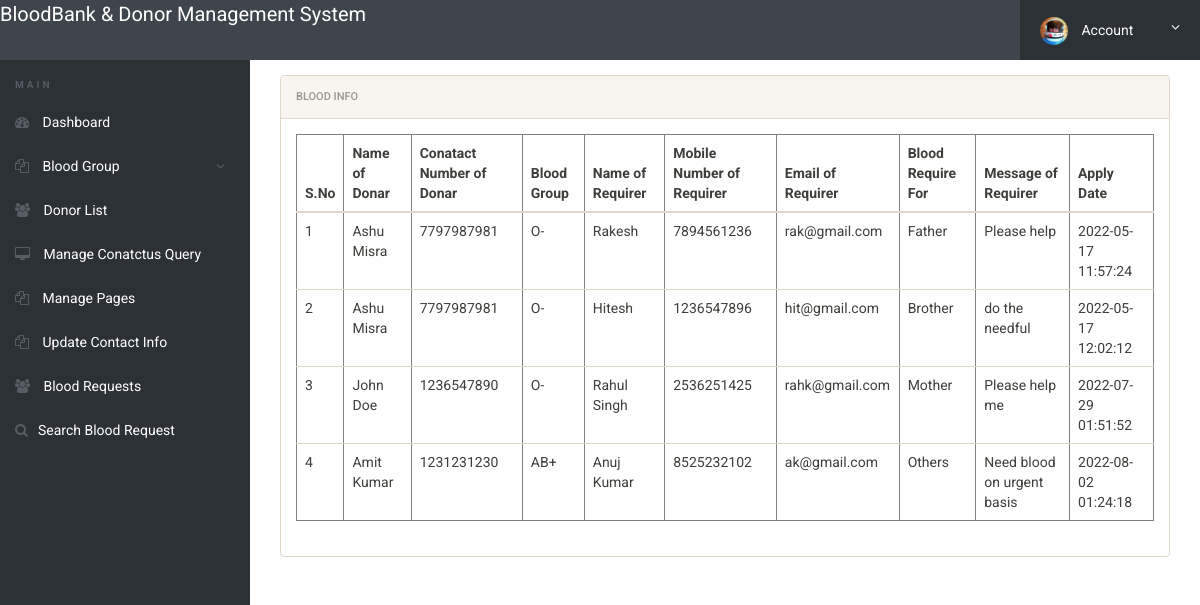
Screenshot of /bdmp/admin/blood-requests.php (signed in) with the database file from the repository.
### tables this page shows
CREATE TABLE `tblbloodrequirer` (
  `ID` int(10) NOT NULL,
  `BloodDonarID` int(10) DEFAULT NULL,
  `name` varchar(250) DEFAULT NULL,
  `EmailId` varchar(250) DEFAULT NULL,
  `ContactNumber` bigint(10) DEFAULT NULL,
  `BloodRequirefor` varchar(250) DEFAULT NULL,
  `Message` mediumtext DEFAULT NULL,
  `ApplyDate` timestamp NULL DEFAULT current_timestamp()
);

CREATE TABLE `tblblooddonars` (
  `id` int(11) NOT NULL,
  `FullName` varchar(100) DEFAULT NULL,
  `MobileNumber` char(11) DEFAULT NULL,
  `EmailId` varchar(100) DEFAULT NULL,
  `Gender` varchar(20) DEFAULT NULL,
  `Age` int(11) DEFAULT NULL,
  `BloodGroup` varchar(20) DEFAULT NULL,
  `Address` varchar(255) DEFAULT NULL,
  `Message` mediumtext DEFAULT NULL,
  `PostingDate` timestamp NOT NULL DEFAULT current_timestamp(),
  `status` int(1) DEFAULT NULL,
  `Password` varchar(250) DEFAULT NULL
);

### bdmp/admin/blood-requests.php (the view, shortened to what this page needs)
<?php
include('includes/config.php');
if(strlen($_SESSION['alogin'])==0)
	{
header('location:index.php');
}
else{
 ?>
<!doctype html>
<html lang="en" class="no-js">
<head>
	<link rel="stylesheet" href="css/font-awesome.min.css">
	<link rel="stylesheet" href="css/bootstrap.min.css">
	<link rel="stylesheet" href="css/dataTables.bootstrap.min.css">
	<link rel="stylesheet" href="css/bootstrap-social.css">
	<link rel="stylesheet" href="css/bootstrap-select.css">
	<link rel="stylesheet" href="css/fileinput.min.css">
	<link rel="stylesheet" href="css/awesome-bootstrap-checkbox.css">
	<link rel="stylesheet" href="css/style.css">
</head>
<body>
	<?php include('includes/header.php');?>
	<div class="ts-main-content">
		<?php include('includes/leftbar.php');?>
		<div class="content-wrapper">
			<div class="container-fluid">
					<div class="col-md-12">
						<div class="panel panel-default">
							<div class="panel-heading">Blood Info</div>
							<div class="panel-body">
								<table border="1" class="table table-responsive">
                                    <thead>
                                         <tr>
                                         	<th>S.No</th>
                                          <th>Name of Donar</th>
                                          <th>Conatact Number of Donar</th>
                                          <th>Blood Group</th>
                                            <th>Name of Requirer</th>
                                            <th>Mobile Number of Requirer</th>
                                            <th>Email of Requirer</th>
                                            <th>Blood Require For</th>
                                            <th>Message of Requirer</th>
                                            <th>Apply Date</th>
                                        </tr>
                                    </thead>
                                    <tbody>
                                        <tr><?php
$sql="SELECT tblbloodrequirer.BloodDonarID,tblbloodrequirer.name,tblbloodrequirer.EmailId,tblbloodrequirer.ContactNumber,tblbloodrequirer.BloodRequirefor,tblbloodrequirer.Message,tblbloodrequirer.ApplyDate,tblblooddonars.id as donid,tblblooddonars.FullName,tblblooddonars.MobileNumber,tblblooddonars.BloodGroup  from  tblbloodrequirer join tblblooddonars on tblblooddonars.id=tblbloodrequirer.BloodDonarID where tblblooddonars.FullName like '%$sdata%' || tblblooddonars.MobileNumber like '%$sdata%'";
$query = $dbh -> prepare($sql);
$query->execute();
$results=$query->fetchAll(PDO::FETCH_OBJ);
$cnt=1;
if($query->rowCount() > 0)
{
foreach($results as $row)
{               ?>
                                            <td><?php echo htmlentities($cnt);?></td>
                                            <td><?php  echo htmlentities($row->FullName);?></td>
                                            <td><?php  echo htmlentities($row->MobileNumber);?></td>
                                            <td><?php  echo htmlentities($row->BloodGroup);?></td>
                                        <td><?php  echo htmlentities($row->name);?></td>
                                             <td><?php  echo htmlentities($row->ContactNumber);?></td>
                                             <td><?php  echo htmlentities($row->EmailId);?></td>
                                          <td><?php  echo htmlentities($row->BloodRequirefor);?></td>
                 <td><?php  echo htmlentities($row->Message);?>
                  </td>
                                            <td>
                                              <?php  echo htmlentities($row->ApplyDate);?>
                                            </td>
                                        </tr>
                                    <?php $cnt=$cnt+1;}} else {?>
                                        <tr>
                                            <th colspan="8" style="color:red;"> No Record found</th>
                                        </tr>
                                    <?php } ?>
                                    </tbody>
                                </table>
							</div>
						</div>
					</div>
				</div>
			</div>
		</div>
</body>
</html>
<?php } ?>

### bdmp/admin/css/style.css (style rules this page uses)
html { font-size: 14px; }
@media only screen and (min-width: 480px) { html { font-size: 17px; } }
@media only screen and (min-width: 768px) { html { font-size: 14px; } }
body { font-size: 1em; }
.panel { overflow: hidden; }
.ts-main-content .content-wrapper { padding-top: 15px; margin-top: 60px; }
@media only screen and (min-width: 992px) { .ts-main-content .content-wrapper { margin-left: 250px; } }

### rows the page displays
tblbloodrequirer: BloodDonarID.FullName "Ashu Misra", BloodDonarID.MobileNumber "7797987981", BloodDonarID.BloodGroup "O-", name "Rakesh", ContactNumber "7894561236", EmailId "rak@gmail.com", BloodRequirefor "Father", Message "Please help", ApplyDate "2022-05-17 11:57:24"
tblbloodrequirer: BloodDonarID.FullName "Ashu Misra", BloodDonarID.MobileNumber "7797987981", BloodDonarID.BloodGroup "O-", name "Hitesh", ContactNumber "1236547896", EmailId "hit@gmail.com", BloodRequirefor "Brother", Message "do the needful", ApplyDate "2022-05-17 12:02:12"
tblbloodrequirer: BloodDonarID.FullName "John Doe", BloodDonarID.MobileNumber "1236547890", BloodDonarID.BloodGroup "O-", name "Rahul Singh", ContactNumber "2536251425", EmailId "rahk@gmail.com", BloodRequirefor "Mother", Message "Please help me", ApplyDate "2022-07-29 01:51:52"
tblbloodrequirer: BloodDonarID.FullName "Amit Kumar", BloodDonarID.MobileNumber "1231231230", BloodDonarID.BloodGroup "AB+", name "Anuj Kumar", ContactNumber "8525232102", EmailId "ak@gmail.com", BloodRequirefor "Others", Message "Need blood on urgent basis", ApplyDate "2022-08-02 01:24:18"
